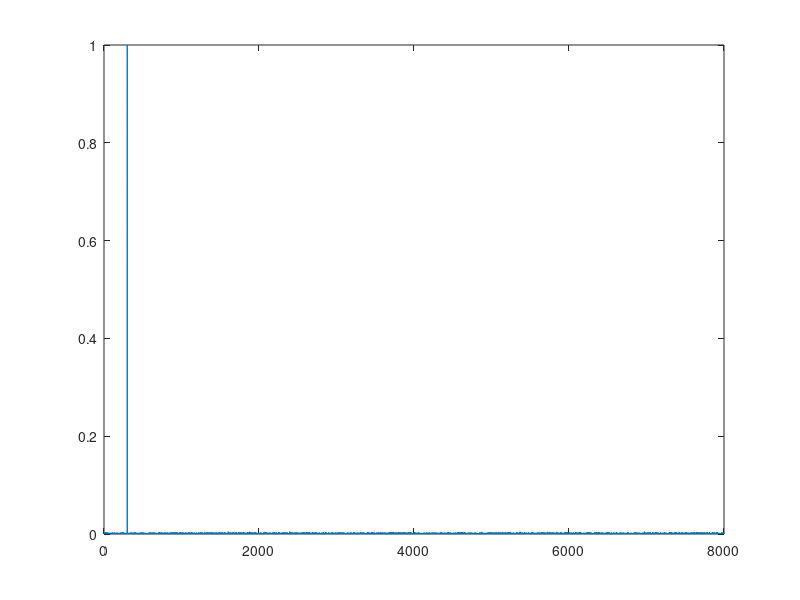

Source code (MATLAB):
close all; clear all;
Fs = 16e3;
t = [0:1/Fs:1-1/Fs]';
n = length(t);
s = sin(2*pi*0.3e3*t);
noise = 0.1*randn(n,1);
s = s + noise;

% Take fft of s
S = fft(s);
S = abs(S(1:n/2+1))/Fs;
S(2:end-1) = 2*S(2:end-1);
f = [0:Fs/2]';

% Take ifft of S

sound(s,Fs)

plot(f,S)